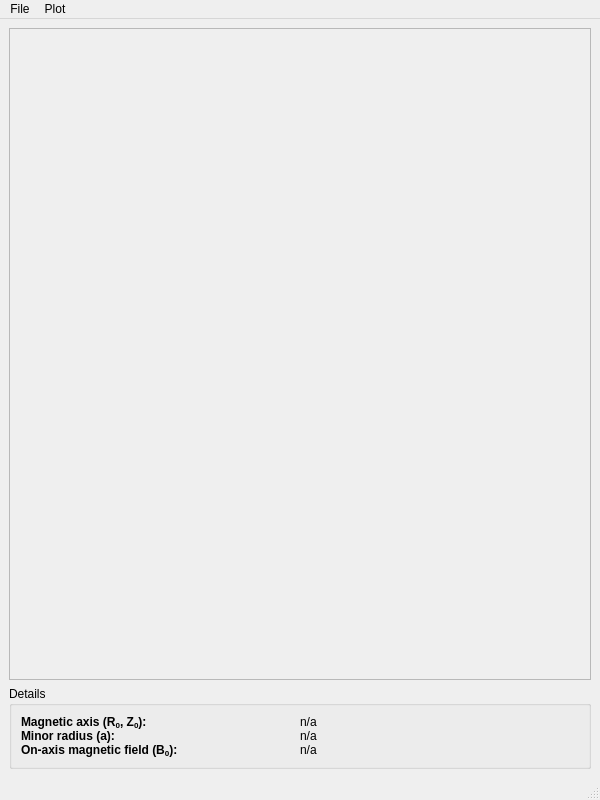
<?xml version="1.0" encoding="UTF-8"?>
<ui version="4.0">
 <class>EqView</class>
 <widget class="QMainWindow" name="EqView">
  <property name="geometry">
   <rect>
    <x>0</x>
    <y>0</y>
    <width>600</width>
    <height>800</height>
   </rect>
  </property>
  <property name="windowTitle">
   <string>DREAM Equilibrium Viewer</string>
  </property>
  <widget class="QWidget" name="centralwidget">
   <layout class="QVBoxLayout" name="verticalLayout" stretch="1,0">
    <item>
     <widget class="QFrame" name="frame">
      <property name="frameShape">
       <enum>QFrame::StyledPanel</enum>
      </property>
      <property name="frameShadow">
       <enum>QFrame::Raised</enum>
      </property>
     </widget>
    </item>
    <item>
     <widget class="QGroupBox" name="groupBox">
      <property name="title">
       <string>Details</string>
      </property>
      <layout class="QVBoxLayout" name="verticalLayout_2">
       <property name="spacing">
        <number>0</number>
       </property>
       <item>
        <layout class="QHBoxLayout" name="horizontalLayout">
         <item>
          <widget class="QLabel" name="label">
           <property name="font">
            <font>
             <weight>75</weight>
             <bold>true</bold>
            </font>
           </property>
           <property name="text">
            <string>&lt;html&gt;&lt;head/&gt;&lt;body&gt;&lt;p&gt;Magnetic axis (R&lt;span style=&quot; vertical-align:sub;&quot;&gt;0&lt;/span&gt;, Z&lt;span style=&quot; vertical-align:sub;&quot;&gt;0&lt;/span&gt;):&lt;/p&gt;&lt;/body&gt;&lt;/html&gt;</string>
           </property>
          </widget>
         </item>
         <item>
          <widget class="QLabel" name="lblMagneticAxis">
           <property name="text">
            <string>n/a</string>
           </property>
          </widget>
         </item>
        </layout>
       </item>
       <item>
        <layout class="QHBoxLayout" name="horizontalLayout_3">
         <property name="spacing">
          <number>0</number>
         </property>
         <property name="topMargin">
          <number>0</number>
         </property>
         <item>
          <widget class="QLabel" name="label_2">
           <property name="font">
            <font>
             <weight>75</weight>
             <bold>true</bold>
            </font>
           </property>
           <property name="text">
            <string>Minor radius (a):</string>
           </property>
          </widget>
         </item>
         <item>
          <widget class="QLabel" name="lblMinorRadius">
           <property name="text">
            <string>n/a</string>
           </property>
          </widget>
         </item>
        </layout>
       </item>
       <item>
        <layout class="QHBoxLayout" name="horizontalLayout_2">
         <property name="topMargin">
          <number>0</number>
         </property>
         <item>
          <widget class="QLabel" name="label_3">
           <property name="font">
            <font>
             <weight>75</weight>
             <bold>true</bold>
            </font>
           </property>
           <property name="text">
            <string>&lt;html&gt;&lt;head/&gt;&lt;body&gt;&lt;p&gt;On-axis magnetic field (B&lt;span style=&quot; vertical-align:sub;&quot;&gt;0&lt;/span&gt;):&lt;/p&gt;&lt;/body&gt;&lt;/html&gt;</string>
           </property>
          </widget>
         </item>
         <item>
          <widget class="QLabel" name="lblB0">
           <property name="text">
            <string>n/a</string>
           </property>
          </widget>
         </item>
        </layout>
       </item>
      </layout>
     </widget>
    </item>
   </layout>
  </widget>
  <widget class="QMenuBar" name="menubar">
   <property name="geometry">
    <rect>
     <x>0</x>
     <y>0</y>
     <width>600</width>
     <height>24</height>
    </rect>
   </property>
   <widget class="QMenu" name="menuFile">
    <property name="title">
     <string>File</string>
    </property>
    <widget class="QMenu" name="menuExport">
     <property name="title">
      <string>Export</string>
     </property>
     <addaction name="actionShapingProfiles"/>
    </widget>
    <addaction name="actionOpen"/>
    <addaction name="actionSaveAs"/>
    <addaction name="menuExport"/>
    <addaction name="separator"/>
    <addaction name="actionExit"/>
   </widget>
   <widget class="QMenu" name="menuQuantities">
    <property name="title">
     <string>Plot</string>
    </property>
    <addaction name="actionPlot_G_r"/>
    <addaction name="actionPlot_psi_r"/>
    <addaction name="actionPlot_shaping_parameters"/>
    <addaction name="actionToroidal_current_density"/>
   </widget>
   <addaction name="menuFile"/>
   <addaction name="menuQuantities"/>
  </widget>
  <widget class="QStatusBar" name="statusbar"/>
  <action name="actionOpen">
   <property name="text">
    <string>Open...</string>
   </property>
  </action>
  <action name="actionSaveAs">
   <property name="enabled">
    <bool>false</bool>
   </property>
   <property name="text">
    <string>Save as...</string>
   </property>
  </action>
  <action name="actionExit">
   <property name="text">
    <string>Exit</string>
   </property>
  </action>
  <action name="actionShapingProfiles">
   <property name="enabled">
    <bool>false</bool>
   </property>
   <property name="text">
    <string>Shaping profiles</string>
   </property>
  </action>
  <action name="actionPlot_G_r">
   <property name="text">
    <string>Toroidal field function G(r)</string>
   </property>
  </action>
  <action name="actionPlot_psi_r">
   <property name="text">
    <string>Poloidal flux ψ(r)</string>
   </property>
  </action>
  <action name="actionPlot_shaping_parameters">
   <property name="text">
    <string>Shaping parameters</string>
   </property>
  </action>
  <action name="actionToroidal_current_density">
   <property name="text">
    <string>Toroidal current density</string>
   </property>
  </action>
  <action name="actionWall">
   <property name="text">
    <string>Wall</string>
   </property>
  </action>
 </widget>
 <resources/>
 <connections/>
</ui>
